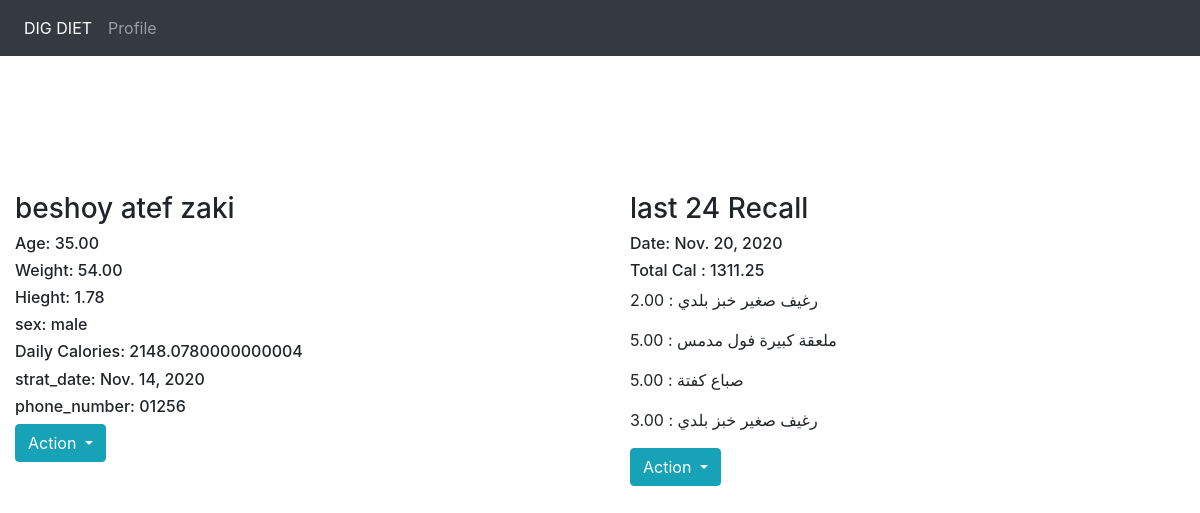
/patient_detail/1/ (signed in), run on an earlier commit of the app's database.
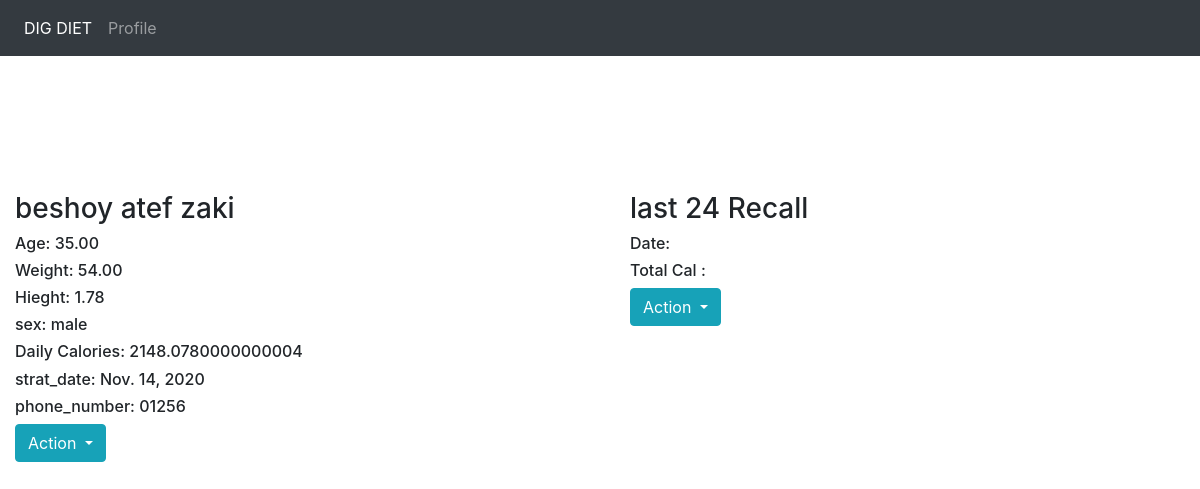
And on a later commit of the database.
### doctors/models.py (models this page shows, shortened)
class Patient(models.Model):
	doctor = models.ForeignKey(DoctorProfile,on_delete = models.CASCADE,blank=True,null=True)
	full_name    = models.CharField( max_length=200 )
	age    = models.DecimalField(max_digits=10, decimal_places=2,blank=True , null=True)
	weight = models.DecimalField(max_digits=10, decimal_places=2,blank=True , null=True)
	hiegth   = models.DecimalField(max_digits=10, decimal_places=2,blank=True , null=True)
	sex    = models.CharField(choices=sex_choises, max_length=200)
	phone_number = models.CharField( max_length=200 , blank=True,null=True)
	email_adress = models.EmailField(max_length =250,blank=True , null=True)
	adress_one   = models.CharField( max_length=300 ,null=True ,blank=True)
	strat_date   = models.DateField(blank=True ,null=True)
	activity = models.CharField(choices=activity, max_length=200 ,null=True,blank=True)
	calu = models.CharField( max_length=300 ,null=True ,blank=True)

class PatientTFR(models.Model):
	id=     models.AutoField(auto_created=True, primary_key=True, serialize=False, verbose_name='ID')
	patient = models.ForeignKey("Patient"  ,on_delete = models.CASCADE)
	meals    = models.ManyToManyField( MealsTFR ,blank=True ,null=True)
	date_for = models.DateField(blank=True ,null=True)
	refuse           = models.DecimalField(max_digits=10, decimal_places=2,blank=True , null=True)
	water            = models.DecimalField(max_digits=10, decimal_places=2,blank=True , null=True)
	enerygy          = models.DecimalField(max_digits=10, decimal_places=2,blank=True , null=True)
	protein          = models.DecimalField(max_digits=10, decimal_places=2,blank=True , null=True)
	fat              = models.DecimalField(max_digits=10, decimal_places=2,blank=True , null=True)
	ASH              = models.DecimalField(max_digits=10, decimal_places=2 ,blank=True , null=True)
	fiber            = models.DecimalField(max_digits=10, decimal_places=2,blank=True , null=True)
	Carbohydrate     = models.DecimalField(max_digits=10, decimal_places=2,blank=True , null=True)
	sodium           = models.DecimalField(max_digits=10, decimal_places=2,blank=True , null=True)
	potasium         = models.DecimalField(max_digits=10, decimal_places=2,blank=True , null=True)
	Calcium          = models.DecimalField(max_digits=10, decimal_places=2,blank=True , null=True)
	phorphorus       = models.DecimalField(max_digits=10, decimal_places=2,blank=True , null=True)
	magnisum         = models.DecimalField(max_digits=10, decimal_places=2,blank=True , null=True)
	iron             = models.DecimalField(max_digits=10, decimal_places=2,blank=True , null=True)
	zinc             = models.DecimalField(max_digits=10, decimal_places=2,blank=True , null=True)
	coper            = models.DecimalField(max_digits=10, decimal_places=2,blank=True , null=True)
	vitamen_a        = models.DecimalField(max_digits=10, decimal_places=2,blank=True , null=True)
	vitamen_c        = models.DecimalField(max_digits=10, decimal_places=2,blank=True , null=True)
	thiamen          = models.DecimalField(max_digits=10, decimal_places=2,blank=True , null=True)
	riboflabn        = models.DecimalField(max_digits=10, decimal_places=2,blank=True , null=True)

class MealsTFR(models.Model):
	patient = models.ForeignKey("Patient"  ,on_delete = models.CASCADE ,default=1)
	meals = models.ForeignKey(Unit)
	count = models.DecimalField(max_digits=10, decimal_places=2,blank=True , null=True)

### foodconf/models.py (models this page shows)
class Unit(models.Model) :
	description = models.CharField( max_length=200 ,blank=True , null=True)
	item                = models.ForeignKey('FoodTable' , on_delete=models.CASCADE ,null=True)
	home_standrd        = models.CharField( max_length=200 ,blank=True , null=True)
	home_standrd_wieght = models.DecimalField(max_digits=10, decimal_places=2 ,blank=True , null=True)
	ingredients         = models.CharField( max_length=1000 ,blank=True , null=True)
	item_group          = models.ForeignKey('ItemGroup' , on_delete=models.CASCADE ,null=True,blank=True)
	standard_unit_count = models.DecimalField(max_digits=10, decimal_places=2,default=1 ,null=True)
	standard_unit    = models.ForeignKey('Choises' , on_delete=models.CASCADE ,null=True ,blank=True)
	meals            = models.ManyToManyField(Meals)
	avaliable        = models.DecimalField(max_digits=10, decimal_places=2,blank=True , null=True)
	refuse           = models.DecimalField(max_digits=10, decimal_places=2,blank=True , null=True)
	water            = models.DecimalField(max_digits=10, decimal_places=2,blank=True , null=True)
	enerygy          = models.DecimalField(max_digits=10, decimal_places=2,blank=True , null=True)
	protein          = models.DecimalField(max_digits=10, decimal_places=2,blank=True , null=True)
	fat              = models.DecimalField(max_digits=10, decimal_places=2,blank=True , null=True)
	ASH              = models.DecimalField(max_digits=10, decimal_places=2 ,blank=True , null=True)
	fiber            = models.DecimalField(max_digits=10, decimal_places=2,blank=True , null=True)
	Carbohydrate     = models.DecimalField(max_digits=10, decimal_places=2,blank=True , null=True)
	sodium           = models.DecimalField(max_digits=10, decimal_places=2,blank=True , null=True)
	potasium         = models.DecimalField(max_digits=10, decimal_places=2,blank=True , null=True)
	Calcium          = models.DecimalField(max_digits=10, decimal_places=2,blank=True , null=True)
	phorphorus       = models.DecimalField(max_digits=10, decimal_places=2,blank=True , null=True)
	magnisum         = models.DecimalField(max_digits=10, decimal_places=2,blank=True , null=True)
	iron             = models.DecimalField(max_digits=10, decimal_places=2,blank=True , null=True)
	zinc             = models.DecimalField(max_digits=10, decimal_places=2,blank=True , null=True)
	coper            = models.DecimalField(max_digits=10, decimal_places=2,blank=True , null=True)
	vitamen_a        = models.DecimalField(max_digits=10, decimal_places=2,blank=True , null=True)
	vitamen_c        = models.DecimalField(max_digits=10, decimal_places=2,blank=True , null=True)
	thiamen          = models.DecimalField(max_digits=10, decimal_places=2,blank=True , null=True)
	riboflabn        = models.DecimalField(max_digits=10, decimal_places=2,blank=True , null=True)
	def __str__(self) :
		return self.home_standrd + " "+self.description

### doctors/views.py (the view)
# urls.py: url(r'^patient_detail/(?P<patient_id>\d+)/$', patient_detail, name='patient_detail'),
@login_required(login_url='/login')
def patient_detail(request,patient_id ):
	n_doctor = DoctorProfile.objects.get(user = request.user)
	patient = Patient.objects.get(id=patient_id ,doctor= n_doctor)
	tfhr =   PatientTFR.objects.filter(patient= patient).last()
	content={
	 	"patient":patient ,
	 	"tfhr" : tfhr
 		}
	return render(request ,"p_profile.html" , content)

### foodconf/templates/p_profile.html (shortened to what this page needs)
{% extends 'base.html' %}
{% load static %}
{% block content %}
<link href="//netdna.bootstrapcdn.com/twitter-bootstrap/2.3.2/css/bootstrap-combined.min.css" rel="stylesheet" id="bootstrap-css">
<br><br>
<div class="row">
    <div class ="col-6">
<div class="container-fluid well span6">
	<div class="row-fluid">
        <div class="span2" >
        </div>
        <div class="span8">
            <h3>{{ patient.full_name}}</h3>
            <h6>Age: {{ patient.age}} </h6>
            <h6>Weight: {{ patient.weight}}</h6>
            <h6>Hieght: {{ patient.hiegth}}</h6>
            <h6>sex: {{ patient.sex}}</h6>
            <h6>Daily Calories: {{ patient.calu}}</h6>
            <h6>strat_date: {{ patient.strat_date}}</h6>
            <h6>phone_number: {{ patient.phone_number}}</h6>
        </div>
        <div class="span2">
            <div class="btn-group">
                <a class="btn dropdown-toggle btn-info" data-toggle="dropdown" href="#">
                    Action
                </a>
            </div>
        </div>
   </div>
</div>
</div>
 <div class ="col-6">
<div class="container-fluid well span6">
    <div class="row-fluid">
        <div class="span2" >
        </div>
        <div class="span8">
            <h3>last 24 Recall</h3>
            <h6>Date: {{ tfhr.date_for }} </h6>
            <h6>Total Cal : {{ tfhr.enerygy }}</h6>
            {% for i in tfhr.meals.all %}
                   <p>  {{ i.meals }}  : {{ i.count }}</p>
            {% endfor %}
        </div>
        <div class="span2">
            <div class="btn-group">
                <a class="btn dropdown-toggle btn-info" data-toggle="dropdown" href="#">
                    Action
                </a>
            </div>
        </div>
</div>
</div>
</div>
</div>
{% endblock %}

### foodconf/templates/base.html (shortened to what this page needs)
<!doctype html>
<html lang="en">
  <head>
    <link rel="stylesheet" href="https://cdn.jsdelivr.net/npm/bootstrap@4.5.3/dist/css/bootstrap.min.css">
  </head>
  <body>
    {% include "navbar.html" %}    <h1></h1>
<br> <br> <br>
    {% block content %} {% endblock %}
  </body>
</html>

### foodconf/templates/navbar.html (shortened to what this page needs)
 <nav class="navbar navbar-expand-lg fixed-top navbar-dark bg-dark">
  <div class="navbar-collapse offcanvas-collapse" id="navbarsExampleDefault">
    <ul class="navbar-nav mr-auto">
      <li class="nav-item active">
        <a class="nav-link" href="#">  DIG DIET </span></a>
      </li>
      <li class="nav-item">
        <a class="nav-link" href="{% url 'profile'%}">Profile</a>
      </li>
    </ul>
  </div>
</nav>
<div class="nav-scroller bg-white shadow-sm">
  <nav class="nav nav-underline">
    <a class="nav-link active" href="#">Dashboard</a>
    <a class="nav-link" href="#">
      <span class="badge badge-pill bg-light align-text-bottom">27</span>
    </a>
    <a class="nav-link" href="#">Explore</a>
    <a class="nav-link" href="#">Suggestions</a>
    <a class="nav-link" href="#">Link</a>
    <a class="nav-link" href="#">Link</a>
    <a class="nav-link" href="#">Link</a>
    <a class="nav-link" href="#">Link</a>
    <a class="nav-link" href="#">Link</a>
  </nav>
</div>

What changed in the data, as far as the page shows it:
removed PatientTFR: date_for "Nov. 20, 2020", enerygy "1311.25"
removed MealsTFR: meals "رغيف صغير خبز بلدي", count "2.00"
removed MealsTFR: meals "ملعقة كبيرة فول مدمس", count "5.00"
removed MealsTFR: meals "صباع كفتة", count "5.00"
removed MealsTFR: meals "رغيف صغير خبز بلدي", count "3.00"
